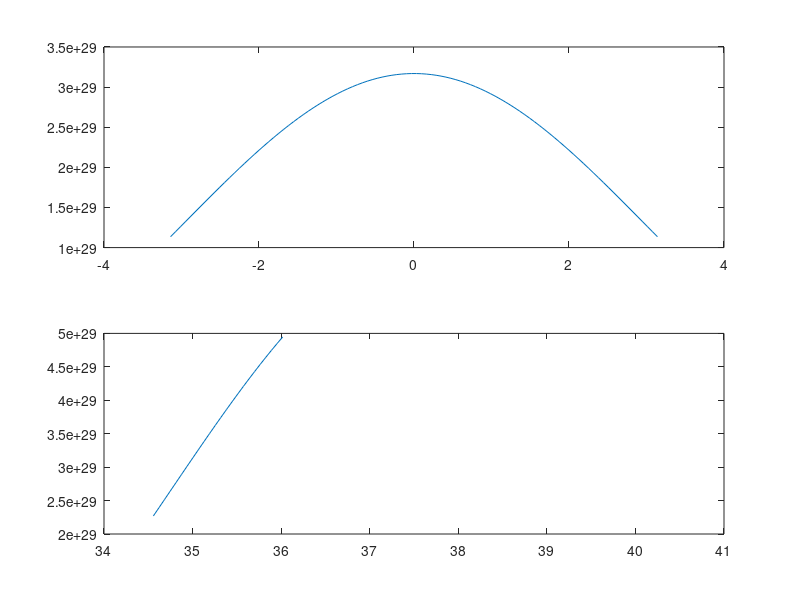

MATLAB code to generate this figure:
N=100;
x=linspace(-pi,pi,100);
y=linspace(11*pi,13*pi);

sinx2=zeros(1,100);
sinx3=zeros(1,100);
for j=1:100
    sinx=zeros(1,100);
    sinxs=zeros(1,100);
  for i=0:N-1
        sinx(i+1)=sum(sinx)+(((-1)^i)/factorial(2*i+1))*x(j)^(2*i);
        sinxs(i+1)=sum(sinx)+(((-1)^i)/factorial(2*i+1))*y(j)^(2*i);
  end
  sinx2(j)=sinx(100);
  sinx3(j)=sinxs(100);
end

subplot(2,1,1)
plot(x,sinx2);
subplot(2,1,2)
plot(y,sinx3);